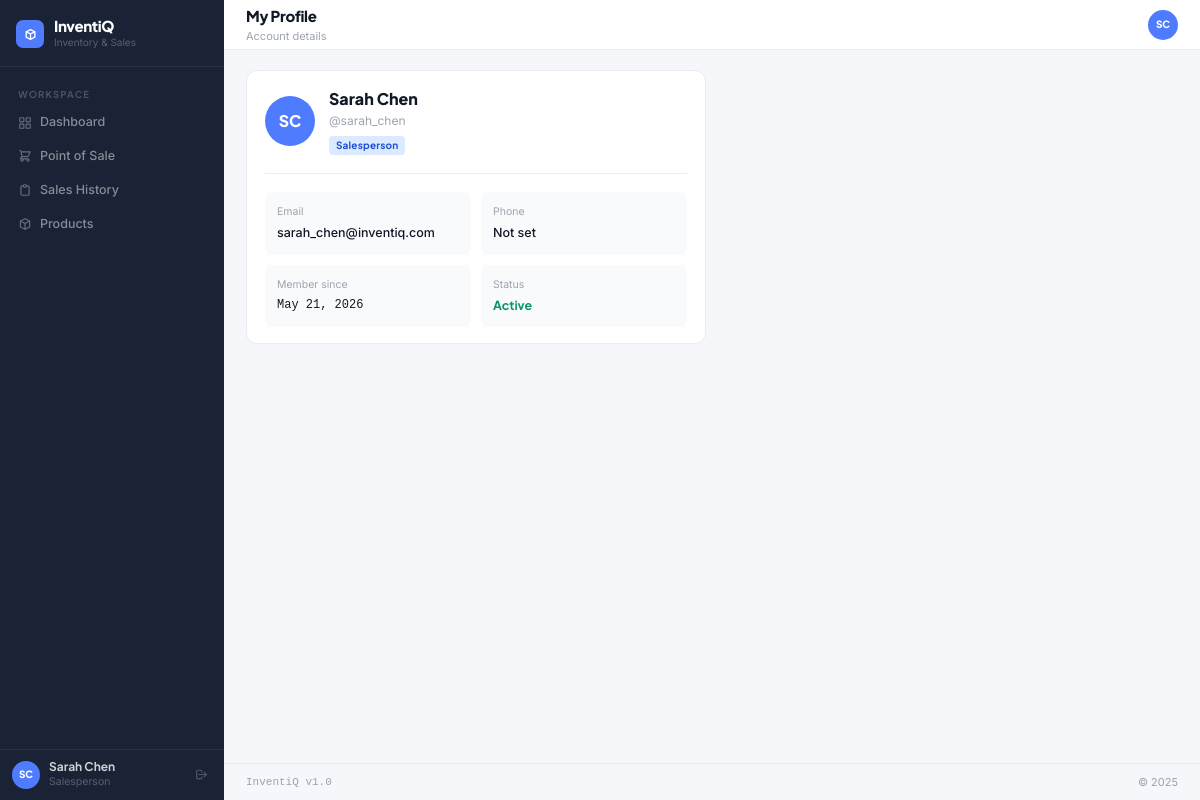
The app's page /accounts/profile/ (signed in) with its own data.
### accounts/models.py (models this page shows, shortened)
class User(AbstractUser):
    ROLE_CHOICES = [('manager', 'Manager'), ('salesperson', 'Salesperson')]
    role = models.CharField(max_length=20, choices=ROLE_CHOICES, default='salesperson')
    phone = models.CharField(max_length=20, blank=True)
    avatar_initials = models.CharField(max_length=3, blank=True)
    @property
    def is_manager(self):
        return self.role == 'manager'
    @property
    def full_name(self):
        return self.get_full_name() or self.username

### accounts/views.py (the view)
# urls.py: path('profile/', views.profile_view, name='profile'),
@login_required
def profile_view(request):
    return render(request, 'accounts/profile.html', {'profile_user': request.user})

### templates/accounts/profile.html (shortened to what this page needs)
{% extends "layouts/base.html" %}
{% block page_title %}My Profile{% endblock %}
{% block page_subtitle %}Account details{% endblock %}
{% block content %}
<div style="max-width:460px;">
  <div class="card">
    <div style="display:flex;align-items:center;gap:14px;margin-bottom:18px;padding-bottom:18px;border-bottom:1px solid #eaecf0;">
      <div style="width:50px;height:50px;border-radius:50%;background:#4F7CFF;display:flex;align-items:center;justify-content:center;font-family:'Plus Jakarta Sans',sans-serif;font-size:16px;font-weight:800;color:#fff;flex-shrink:0;" aria-hidden="true">{{ profile_user.avatar_initials|default:profile_user.username|slice:":2"|upper }}</div>
      <div>
        <h2 style="font-family:'Plus Jakarta Sans',sans-serif;font-size:16px;font-weight:800;color:#111827;">{{ profile_user.full_name }}</h2>
        <p style="font-size:12px;color:#9ca3af;font-family:'Inter',sans-serif;margin-top:1px;">@{{ profile_user.username }}</p>
        <div style="margin-top:5px;">{% if profile_user.role == 'manager' %}<span class="badge badge-purple">Manager</span>{% else %}<span class="badge badge-blue">Salesperson</span>{% endif %}</div>
      </div>
    </div>
    <dl style="display:grid;grid-template-columns:1fr 1fr;gap:10px;">
      <div style="background:#f9fafb;border-radius:8px;padding:12px;"><dt style="font-size:10.5px;color:#9ca3af;margin-bottom:4px;">Email</dt><dd style="font-family:'Inter',sans-serif;font-size:12.5px;font-weight:500;color:#111827;">{{ profile_user.email|default:"Not set" }}</dd></div>
      <div style="background:#f9fafb;border-radius:8px;padding:12px;"><dt style="font-size:10.5px;color:#9ca3af;margin-bottom:4px;">Phone</dt><dd style="font-family:'Inter',sans-serif;font-size:12.5px;font-weight:500;color:#111827;">{{ profile_user.phone|default:"Not set" }}</dd></div>
      <div style="background:#f9fafb;border-radius:8px;padding:12px;"><dt style="font-size:10.5px;color:#9ca3af;margin-bottom:4px;">Member since</dt><dd style="font-family:ui-monospace,monospace;font-size:12px;color:#111827;">{{ profile_user.date_joined|date:"M j, Y" }}</dd></div>
      <div style="background:#f9fafb;border-radius:8px;padding:12px;"><dt style="font-size:10.5px;color:#9ca3af;margin-bottom:4px;">Status</dt><dd style="font-family:'Plus Jakarta Sans',sans-serif;font-size:12.5px;font-weight:700;{% if profile_user.is_active %}color:#059669;{% else %}color:#b91c1c;{% endif %}">{% if profile_user.is_active %}Active{% else %}Inactive{% endif %}</dd></div>
    </dl>
  </div>
</div>
{% endblock %}

### templates/layouts/base.html (shortened to what this page needs)
<!DOCTYPE html>
<html lang="en">
<head>
    <script src="https://cdn.tailwindcss.com"></script>
</head>
<body>
{% if user.is_authenticated %}
<div style="display:flex;min-height:100vh;">
    <aside class="sidebar" id="sidebar" aria-label="Main navigation">
        <div class="sidebar-logo">
            <div class="sidebar-icon" aria-hidden="true">
                <svg fill="none" stroke="#fff" viewBox="0 0 24 24" stroke-width="2.5">
                    <path stroke-linecap="round" stroke-linejoin="round" d="M20 7l-8-4-8 4m16 0l-8 4m8-4v10l-8 4m0-10L4 7m8 4v10M4 7v10l8 4"/>
                </svg>
            </div>
            <div>
                <div class="sidebar-brand">InventiQ</div>
                <div class="sidebar-tagline">Inventory & Sales</div>
            </div>
        </div>
        <nav class="sidebar-nav" aria-label="Primary navigation">
            <div class="nav-section">Workspace</div>
            <a href="{% url 'dashboard:index' %}" class="nav-item {% if request.resolver_match.app_name == 'dashboard' %}active{% endif %}" aria-current="{% if request.resolver_match.app_name == 'dashboard' %}page{% endif %}">
                <svg fill="none" stroke="currentColor" viewBox="0 0 24 24" stroke-width="2" aria-hidden="true"><rect x="3" y="3" width="7" height="7" rx="1"/><rect x="14" y="3" width="7" height="7" rx="1"/><rect x="14" y="14" width="7" height="7" rx="1"/><rect x="3" y="14" width="7" height="7" rx="1"/></svg>
                Dashboard
            </a>
            <a href="{% url 'sales:pos' %}" class="nav-item {% if request.resolver_match.view_name == 'sales:pos' %}active{% endif %}" aria-current="{% if request.resolver_match.view_name == 'sales:pos' %}page{% endif %}">
                <svg fill="none" stroke="currentColor" viewBox="0 0 24 24" stroke-width="2" aria-hidden="true"><path stroke-linecap="round" stroke-linejoin="round" d="M3 3h2l.4 2M7 13h10l4-8H5.4M7 13L5.4 5M7 13l-2.293 2.293c-.63.63-.184 1.707.707 1.707H17m0 0a2 2 0 100 4 2 2 0 000-4zm-8 2a2 2 0 11-4 0 2 2 0 014 0z"/></svg>
                Point of Sale
            </a>
            <a href="{% url 'sales:sale_list' %}" class="nav-item {% if request.resolver_match.app_name == 'sales' and request.resolver_match.view_name != 'sales:pos' %}active{% endif %}">
                <svg fill="none" stroke="currentColor" viewBox="0 0 24 24" stroke-width="2" aria-hidden="true"><path stroke-linecap="round" stroke-linejoin="round" d="M9 5H7a2 2 0 00-2 2v12a2 2 0 002 2h10a2 2 0 002-2V7a2 2 0 00-2-2h-2M9 5a2 2 0 002 2h2a2 2 0 002-2M9 5a2 2 0 012-2h2a2 2 0 012 2"/></svg>
                Sales History
            </a>
            <a href="{% url 'inventory:product_list' %}" class="nav-item {% if request.resolver_match.app_name == 'inventory' %}active{% endif %}">
                <svg fill="none" stroke="currentColor" viewBox="0 0 24 24" stroke-width="2" aria-hidden="true"><path stroke-linecap="round" stroke-linejoin="round" d="M20 7l-8-4-8 4m16 0l-8 4m8-4v10l-8 4m0-10L4 7m8 4v10M4 7v10l8 4"/></svg>
                Products
            </a>
        </nav>
        <div class="sidebar-footer">
            <div class="sidebar-user">
                <div class="user-avatar" aria-hidden="true">{{ user.avatar_initials|default:user.username|slice:":2"|upper }}</div>
                <div style="flex:1;min-width:0;">
                    <div class="user-name">{{ user.full_name }}</div>
                    <div class="user-role">{{ user.role|capfirst }}</div>
                </div>
                <a href="{% url 'accounts:logout' %}" style="color:rgba(255,255,255,.25);display:flex;align-items:center;padding:4px;border-radius:5px;transition:color .14s;" aria-label="Sign out">
                    <svg width="13" height="13" fill="none" stroke="currentColor" viewBox="0 0 24 24" stroke-width="2" aria-hidden="true"><path stroke-linecap="round" stroke-linejoin="round" d="M17 16l4-4m0 0l-4-4m4 4H7m6 4v1a3 3 0 01-3 3H6a3 3 0 01-3-3V7a3 3 0 013-3h4a3 3 0 013 3v1"/></svg>
                </a>
            </div>
        </div>
    </aside>
    <div style="flex:1;margin-left:224px;display:flex;flex-direction:column;min-height:100vh;">
        <header class="topbar" role="banner">
            <div style="display:flex;align-items:center;gap:12px;">
                <div>
                    <div class="page-title">{% block page_title %}Dashboard{% endblock %}</div>
                    <div class="page-sub">{% block page_subtitle %}{% endblock %}</div>
                </div>
            </div>
            <div style="display:flex;align-items:center;gap:8px;">
                <a href="{% url 'accounts:profile' %}" style="width:30px;height:30px;border-radius:50%;background:#4F7CFF;display:flex;align-items:center;justify-content:center;font-family:'Plus Jakarta Sans',sans-serif;font-size:10px;font-weight:800;color:#fff;text-decoration:none;" aria-label="Your profile">
                    {{ user.avatar_initials|default:user.username|slice:":2"|upper }}
                </a>
            </div>
        </header>
        <main id="main-content" class="page-enter" style="flex:1;padding:20px 22px;" tabindex="-1">
            {% block content %}{% endblock %}
        </main>
        <footer style="padding:10px 22px;border-top:1px solid #eaecf0;display:flex;justify-content:space-between;font-size:11px;color:#9ca3af;" role="contentinfo">
            <span style="font-family:ui-monospace,monospace;">InventiQ v1.0</span>
            <span>© 2025</span>
        </footer>
    </div>
</div>
{% endif %}
</body>
</html>

### templates/layouts/base.html (style rules this page uses)
*, *::before, *::after { box-sizing: border-box; }
body { font-family: 'Inter', system-ui, sans-serif; font-size: 13px; color: #374151; background: #f5f7fa; line-height: 1.5; }
.fj, h1, h2, h3, h4, .kpi-val, .card-title, .sidebar-brand, .nav-brand, .btn-primary, .page-title { font-family: 'Plus Jakarta Sans', sans-serif; }
.sidebar { width: 224px; background: #1a2236; display: flex; flex-direction: column; flex-shrink: 0; position: fixed; inset: 0 auto 0 0; z-index: 50; transition: transform 0.3s ease; }
.sidebar-logo { display: flex; align-items: center; gap: 10px; padding: 18px 16px 16px; border-bottom: 1px solid rgba(255,255,255,.07); }
.sidebar-icon { width: 28px; height: 28px; background: #4F7CFF; border-radius: 7px; display: flex; align-items: center; justify-content: center; flex-shrink: 0; }
.sidebar-icon svg { width: 13px; height: 13px; }
.sidebar-brand { font-size: 15px; font-weight: 800; color: #fff; letter-spacing: -0.4px; line-height: 1; }
.sidebar-tagline { font-size: 10px; color: rgba(255,255,255,.28); margin-top: 2px; }
.sidebar-nav { flex: 1; padding: 6px 8px; overflow-y: auto; }
.nav-section { font-family: 'Plus Jakarta Sans', sans-serif; font-size: 9.5px; font-weight: 700; letter-spacing: .12em; text-transform: uppercase; color: rgba(255,255,255,.22); padding: 14px 10px 5px; }
.nav-item { display: flex; align-items: center; gap: 8px; padding: 7px 10px; border-radius: 7px; font-family: 'Inter', sans-serif; font-size: 12.5px; font-weight: 500; color: rgba(255,255,255,.48); cursor: pointer; transition: background .14s, color .14s; margin-bottom: 1px; text-decoration: none; }
.nav-item svg { width: 14px; height: 14px; flex-shrink: 0; opacity: .7; transition: opacity .14s; }
.sidebar-footer { padding: 10px 12px; border-top: 1px solid rgba(255,255,255,.07); }
.sidebar-user { display: flex; align-items: center; gap: 9px; }
.user-avatar { width: 28px; height: 28px; border-radius: 50%; background: #4F7CFF; display: flex; align-items: center; justify-content: center; font-family: 'Plus Jakarta Sans', sans-serif; font-size: 10px; font-weight: 800; color: #fff; flex-shrink: 0; }
.user-name { font-family: 'Plus Jakarta Sans', sans-serif; font-size: 12px; font-weight: 700; color: rgba(255,255,255,.78); line-height: 1.2; }
.user-role { font-size: 10.5px; color: rgba(255,255,255,.28); }
.topbar { background: #fff; border-bottom: 1px solid #eaecf0; padding: 0 22px; height: 50px; display: flex; align-items: center; justify-content: space-between; position: sticky; top: 0; z-index: 30; }
.page-title { font-family: 'Plus Jakarta Sans', sans-serif; font-size: 15px; font-weight: 800; color: #111827; letter-spacing: -0.3px; }
.page-sub { font-size: 11px; color: #9ca3af; margin-top: 1px; }
.card { background: #fff; border: 1px solid #eaecf0; border-radius: 11px; padding: 16px 18px; }
.badge { display: inline-flex; align-items: center; padding: 2px 7px; border-radius: 4px; font-family: 'Plus Jakarta Sans', sans-serif; font-size: 10px; font-weight: 700; letter-spacing: .02em; }
.badge-blue { background: #dbeafe; color: #1d4ed8; }
.page-enter { animation: pageIn .25s ease forwards; }

### records on screen
User: avatar_initials "SC", full_name "Sarah Chen", role "Salesperson", username "sarah_chen", email "sarah_chen@inventiq.com", phone "Not set", date_joined "May 21, 2026"
